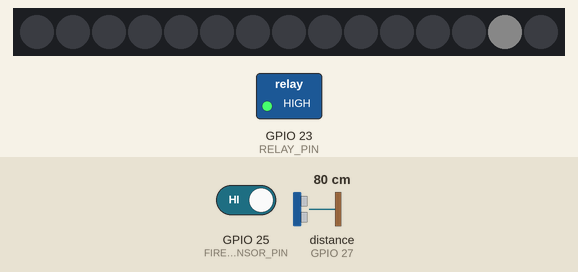
This program was run on a simulated ESP32. Parts: 15 RGB LEDs in strip order, left to right, switched loads named in the program (green lamp = pin HIGH). Wiring (inferred from the names in the program): ultrasonic range finder: trigger GPIO 26; echo GPIO 27. Inputs (shaded band) come from the test bench; at power-on: GPIO 25 (FIRE_SENSOR_PIN) HIGH, distance to the obstacle (sensor on GPIO 27) 80 cm. The echo pulse lasts 58.3 µs per cm; dim RGB values are drawn brighter than linear; storage starts empty; pins used as bus, display or sensor lines are not drawn; what the program prints to the serial monitor is not drawn.

Above: at 1.2 s.
1.3 s: GPIO 25 (FIRE_SENSOR_PIN) driven LOW
2.8 s: distance to the obstacle (sensor on GPIO 27) set to 2 cm
At 4.5 s:
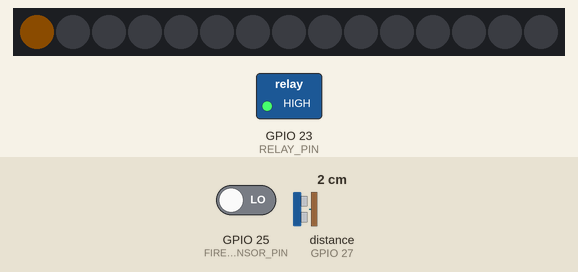
4.7 s: distance to the obstacle (sensor on GPIO 27) set to 9 cm
At 5.36 s:
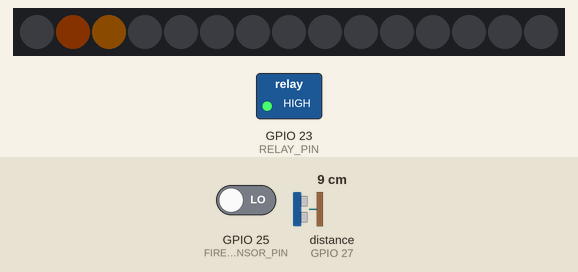
8.1 s: GPIO 25 (FIRE_SENSOR_PIN) driven HIGH
At 9.3 s:
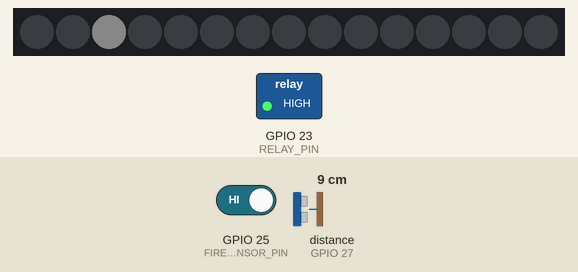
9.6 s: distance to the obstacle (sensor on GPIO 27) set to 4 cm
At 10.07 s:
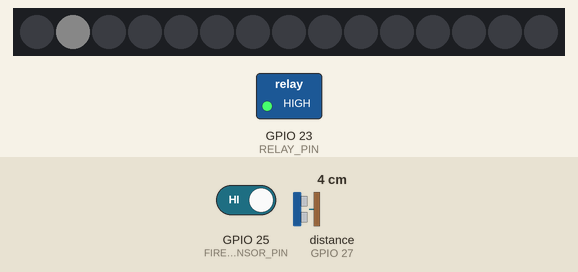
Timing chart, 0 to 12.4 s (numbered marks = the images above; inputs shaded):
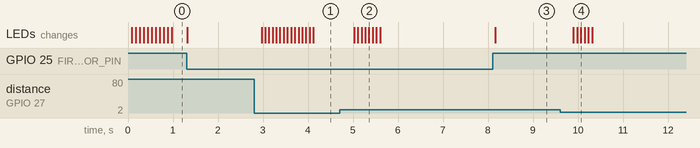

Measured:
- after the input at 2.8 s, the LEDs: first change after 0.17 s (image 1 shows a later state)
- after the input at 4.7 s, the LEDs: first change after 0.33 s (image 2 shows a later state)
- after the input at 8.1 s, the LEDs: change after 0.07 s (image 3)
- after the input at 9.6 s, the LEDs: first change after 0.30 s (image 4 shows a later state)

The program:

main.cpp
```cpp
#include <WiFi.h>
#include <WebServer.h>
#include <WebSocketsServer.h>
#include <LittleFS.h>
#include <Adafruit_NeoPixel.h>

const char* ssid = "ESP32_GESTURE";
const char* password = "12345678";


#define TRIG_PIN 26
#define ECHO_PIN 27
#define FIRE_SENSOR_PIN 25 // ir sensor
#define TOUCH_PIN 4

#define RELAY_PIN 23
#define LED_PIN 19
#define LED_COUNT 15

Adafruit_NeoPixel strip(LED_COUNT, LED_PIN, NEO_GRB + NEO_KHZ800);

const long delayBeforeRelay = 1000;
bool isGameOverTimerRunning = false;
bool hasRelayStarted = false;
unsigned long gameOverSequenceStartTime = 0;


WebServer server(80);
WebSocketsServer webSocket = WebSocketsServer(81);

const int numSamples = 5;
float distanceSamples[numSamples];
int sampleIndex = 0;
bool bufferFilled = false;

float smoothedX = 275;
int fire = 0;

void setStripColor(uint32_t color) {
  strip.fill(color);
  strip.show();
}

void clearStrip() {
  strip.clear();
  strip.show();
}

void fadeAllPixels(uint8_t fadeAmount) {
  for(int i=0; i < strip.numPixels(); i++) {
    uint32_t color = strip.getPixelColor(i);
    uint8_t r = (color >> 16) & 0xFF;
    uint8_t g = (color >> 8) & 0xFF;
    uint8_t b = color & 0xFF;

    r = (r <= fadeAmount) ? 0 : r - fadeAmount;
    g = (g <= fadeAmount) ? 0 : g - fadeAmount;
    b = (b <= fadeAmount) ? 0 : b - fadeAmount;

    strip.setPixelColor(i, r, g, b);
  }

}


float ol_measure_distance() {
  digitalWrite(TRIG_PIN, LOW);
  delayMicroseconds(2);
  digitalWrite(TRIG_PIN, HIGH);
  delayMicroseconds(10);
  digitalWrite(TRIG_PIN, LOW);

  long duration = pulseIn(ECHO_PIN, HIGH, 30000);
  if (duration == 0) return -1.0;
  return duration * 0.0343 / 2.0;
}

float ol_get_median(float *arr, int size) {
  float temp[size];
  memcpy(temp, arr, sizeof(float) * size);
  for (int i = 0; i < size - 1; i++) {
    for (int j = 0; j < size - i - 1; j++) {
      if (temp[j] > temp[j + 1]) {
        float t = temp[j];
        temp[j] = temp[j + 1];
        temp[j + 1] = t;
      }
    }
  }
  return temp[size / 2];
}

float getFilteredDistance() {
  float newDistance = ol_measure_distance();
  if (newDistance < 0) return -1;

  distanceSamples[sampleIndex] = newDistance;
  sampleIndex = (sampleIndex + 1) % numSamples;
  if (sampleIndex == 0) bufferFilled = true;

  if (bufferFilled)
    return ol_get_median(distanceSamples, numSamples);
  else
    return newDistance;
}

void triggerGameOverSequence() {
  if (isGameOverTimerRunning) return;

  Serial.println("GAME OVER: Starting 1-second delay...");
  isGameOverTimerRunning = true;
  hasRelayStarted = false;
  gameOverSequenceStartTime = millis();
}

void handleRoot() {
  File file = LittleFS.open("/index.html", "r");
  if (!file) {
    server.send(404, "text/plain", "File not found");
    return;
  }
  server.streamFile(file, "text/html");
  file.close();
}

void handleFileRequest(String path, String contentType) {
  if (server.uri() == path) {
    File file = LittleFS.open(path, "r");
    if (!file) {
      server.send(404, "text/plain", "Not found");
      return;
    }
    server.streamFile(file, contentType);
    file.close();
  }
}

void handleWebSocketEvent(uint8_t num, WStype_t type, uint8_t *payload, size_t length) {
  switch (type) {
    case WStype_CONNECTED:
      Serial.printf("[%u] WebSocket Connected\n", num);
      break;
    case WStype_DISCONNECTED:
      Serial.printf("[%u] Disconnected!\n", num);
      break;
    case WStype_TEXT:

      if (strcmp((char*)payload, "gameOver") == 0) {
        triggerGameOverSequence();
      }

      else if (strcmp((char*)payload, "reset") == 0) {
        Serial.println("Game reset by client. Relay OFF, LEDs OFF, sending 'steam_off'.");
        digitalWrite(RELAY_PIN, HIGH);
        clearStrip();
        webSocket.broadcastTXT("{\"event\":\"steam_off\"}");
        isGameOverTimerRunning = false;
        hasRelayStarted = false;
      }
      break;
    default:
      break;
  }
}

void broadcastGestureData() {
  float distance = getFilteredDistance();

  int mappedX = 275;

  if (distance > 0) {
    mappedX = map((int)distance, 5, 25, 40, 510);
    mappedX = constrain(mappedX, 40, 510);
    smoothedX += (mappedX - smoothedX) * 0.2;
  }

  // int touchValue = touchRead(T0);

  fire = 0;
  if (digitalRead(FIRE_SENSOR_PIN) == LOW) fire = 1;
  // if (touchValue < 30) fire = 1;

  String json = "{";
  json += "\"x\":" + String(smoothedX) + ",";
  json += "\"fire\":" + String(fire);
  json += "}";
  webSocket.broadcastTXT(json);
}

void setup() {
  Serial.begin(115200);
  pinMode(TRIG_PIN, OUTPUT);
  pinMode(ECHO_PIN, INPUT);
  pinMode(FIRE_SENSOR_PIN, INPUT);

  pinMode(RELAY_PIN, OUTPUT);
  digitalWrite(RELAY_PIN, HIGH);

  strip.begin();
  strip.setBrightness(15);
  clearStrip();

  if (!LittleFS.begin()) {
    Serial.println("LittleFS Mount Failed!");
    return;
  }

  WiFi.softAP(ssid, password);
  IPAddress IP = WiFi.softAPIP();
  Serial.print("Access Point IP: ");
  Serial.println(IP);

  server.on("/", handleRoot);
  server.on("/script.js", []() { handleFileRequest("/script.js", "application/javascript"); });
  server.on("/style.css", []() { handleFileRequest("/style.css", "text/css"); });

  server.on("/cannon.png",  []() { handleFileRequest("/cannon.png", "image/png"); });
  server.on("/bullet.png",  []() { handleFileRequest("/bullet.png", "image/png"); });
  server.on("/monster.png", []() { handleFileRequest("/monster.png", "image/png"); });

  server.on("/explosion.mp3", []() { handleFileRequest("/explosion.mp3", "audio/mpeg"); });
  server.on("/firing.mp3", []() { handleFileRequest("/firing.mp3", "audio/mpeg"); });
  server.on("/game-over.mp3", []() { handleFileRequest("/game-over.mp3", "audio/mpeg"); });
  server.on("/steam.mp3", []() { handleFileRequest("/steam.mp3", "audio/mpeg"); });

  server.begin();

  webSocket.begin();
  webSocket.onEvent(handleWebSocketEvent);

  for (int i = 0; i < numSamples; i++) distanceSamples[i] = 15.0;

  Serial.println("WebSocket server started on port 81");
}

void loop() {
  server.handleClient();
  webSocket.loop();

  static unsigned long lastSend = 0;
  if (millis() - lastSend > 80) {
    if (!isGameOverTimerRunning) {

      broadcastGestureData();


      fadeAllPixels(40);


      int ledPos = map(smoothedX, 40, 510, 0, LED_COUNT - 1);

      if (fire == 1) {

        strip.setPixelColor(ledPos, strip.Color(180, 100, 0));
      } else {

        strip.setPixelColor(ledPos, strip.Color(150, 150, 150));
      }

      strip.show();
    }
    lastSend = millis();
  }


  if (isGameOverTimerRunning && !hasRelayStarted) {
    unsigned long timeElapsed = millis() - gameOverSequenceStartTime;

    if (timeElapsed >= delayBeforeRelay) {
      Serial.println("1 sec elapsed. Relay ON, LEDs ON, sending 'steam_on'.");
      digitalWrite(RELAY_PIN, LOW);
      webSocket.broadcastTXT("{\"event\":\"steam_on\"}");
      hasRelayStarted = true;


      setStripColor(strip.Color(150, 0, 0));
    }
  }
}
```
